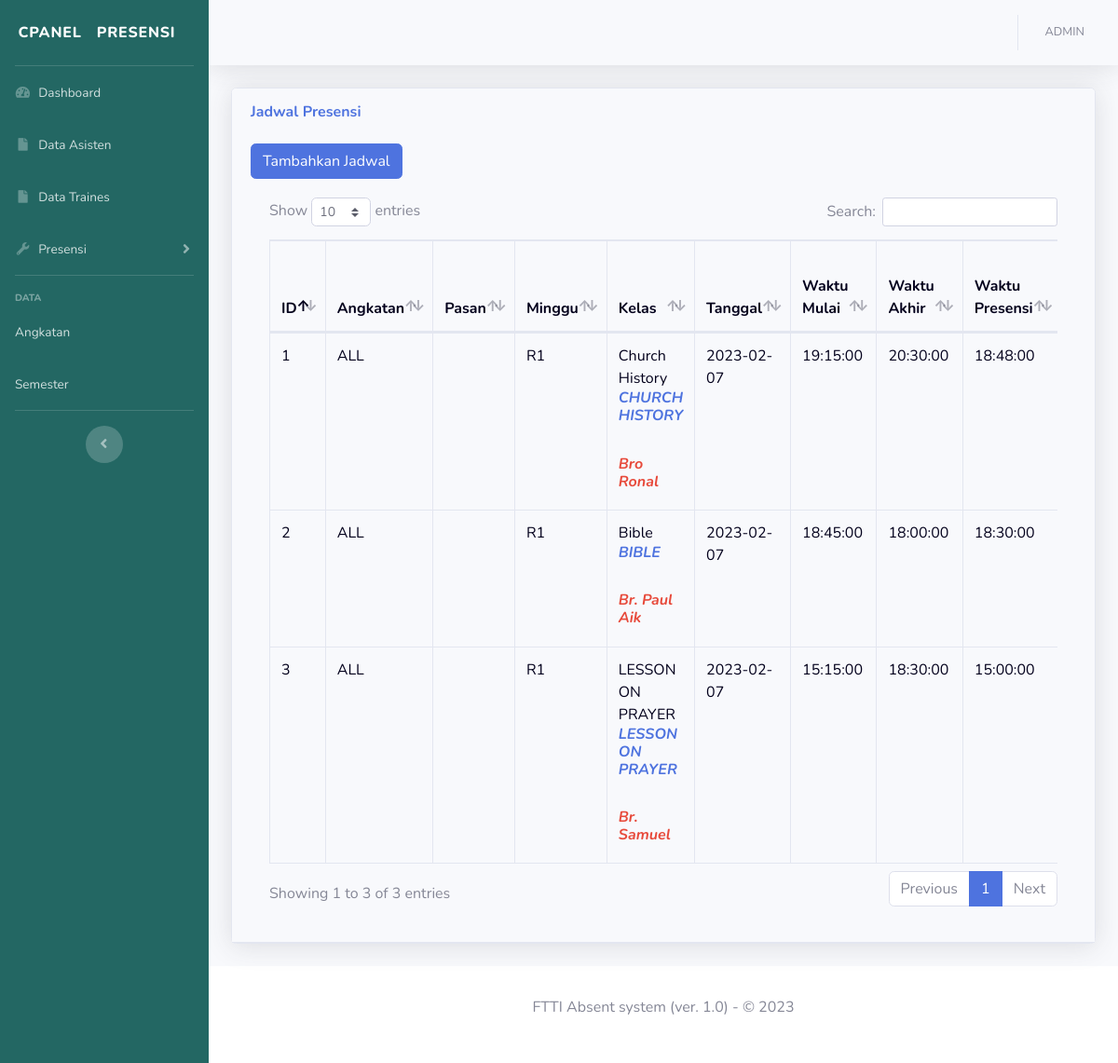
The page /Admin/jadwal.php (signed in) on the database its author committed.
### tables this page shows
CREATE TABLE `schedule` (
  `batch` varchar(10) NOT NULL,
  `week` varchar(12) NOT NULL,
  `id_activity` int(4) NOT NULL,
  `info` text DEFAULT NULL,
  `start_time` time NOT NULL,
  `end_time` time NOT NULL,
  `presensi_time` time NOT NULL,
  `status` enum('Aktif','Tidak Aktif') NOT NULL,
  `date` date NOT NULL,
  `participant` enum('ALL','IPS','IPA','') DEFAULT NULL,
  `timer` time NOT NULL,
  `id` int(11) UNSIGNED NOT NULL,
  `nada_alarm` text NOT NULL,
  `id_berita` int(11) NOT NULL,
  `id_trainer` int(3) NOT NULL
);

CREATE TABLE `activity` (
  `id_activity` int(4) NOT NULL DEFAULT 0,
  `items` char(40) NOT NULL
);

CREATE TABLE `tb_daftar_berita` (
  `id_berita` int(11) NOT NULL,
  `daftar_berita` text NOT NULL
);

CREATE TABLE `trainer` (
  `id_trainer` int(3) NOT NULL,
  `nama_trainer` text NOT NULL
);

### Admin/jadwal.php (the view, shortened to what this page needs)
<?php
include '../koneksi.php';
$hari_ini = date('Y-m-d');
$waktu_sekarang = date('H:i:s');
$data = mysqli_query($conn, "SELECT * FROM `schedule` where date > $hari_ini and end_time >'$waktu_sekarang' ORDER BY id DESC");
?>
<!DOCTYPE html>
<html lang="en">
<?php
include 'head.php';
?>
<body id="page-top">
    <div id="wrapper">
    <?php
    include 'sidebar.php';
    ?>
        <div id="content-wrapper" class="d-flex flex-column">
            <div id="content">
            <?php
            include 'navbar.php';
            ?>
                 <div class="container-fluid">
<div class="card shadow mb-4">
    <div class="card-header py-3">
        <h6 class="m-0 font-weight-bold text-primary">Jadwal Presensi</h6> <br>
       <button type="button" class="btn btn-primary" data-toggle="modal" data-target="#staticBackdrop">
        Tambahkan Jadwal
        </button>
    <div class="card-body">
        <div class="table-responsive">
            <table class="table table-bordered" id="dataTable" width="100%" cellspacing="0">
                <thead>
                    <tr>
                    <th data-field="id">ID</th>
                    <th>Angkatan</th>
                    <th>Pasan</th>
                    <th>Minggu</th>
                    <th>Kelas</th>
                    <th>Tanggal</th>
                    <th>Waktu Mulai</th>
                    <th>Waktu Akhir</th>
                    <th>Waktu Presensi</th>
                    </tr>
                </thead>
                <tbody>
                <?php
                  function activity($activity)
                  {
                      global $conn;
                      $sqly = mysqli_fetch_assoc(mysqli_query($conn, "SELECT * FROM activity WHERE id_activity='$activity'"));
                      return $sqly['items'];
                  }
                  function news($news)
                  {
                      global $conn;
                      $sqly2 = mysqli_fetch_assoc(mysqli_query($conn, "SELECT * FROM tb_daftar_berita WHERE id_berita='$news'"));
                      return $sqly2['daftar_berita'];
                  }
                  function trainer($trainer)
                  {
                      global $conn;
                      $sqly3 = mysqli_fetch_assoc(mysqli_query($conn, "SELECT * FROM trainer WHERE id_trainer='$trainer'"));
                      return $sqly3['nama_trainer'];
                  }
                $i = 1;
                foreach ($data as $row) :
                ?>
                    <tr>
                    <td><?= $i; ?></td>
                                                    <td><?= $row['batch'];  ?></td>
                                                    <td>
                                                    </td>
                                                    <td><?= $row['week'];  ?></td>
                                                    <td><?= activity($row['id_activity']);  ?><br>
                                                        <h6 class="font-weight-bold text-primary font-italic"><?= news($row['id_berita']);  ?></h6>
                                                        <br>
                                                        <h6 class="font-weight-bold text-danger font-italic"><?= trainer($row['id_trainer']);  ?></h6>
                                                    </td>
                                                    <td><?= $row['date'];  ?></td>
                                                    <td><?= $row['start_time'];  ?></td>
                                                    <td><?= $row['end_time'];  ?></td>
                                                    <td><?= $row['presensi_time'];  ?></td>
                    </tr>
                    <?php $i++; ?>
                     <?php endforeach; ?>
                </tbody>
            </table>
        </div>
    </div>
</div>
</div>
            </div>
            <?php
                include 'fotter.php';
                ?>
        </div>
    </div>
</body>
</html>

### Admin/head.php (shortened to what this page needs)
<head>
    <link href="../vendor/fontawesome-free/css/all.min.css" rel="stylesheet" type="text/css">
    <link href="../css/sb-admin-2.min.css" rel="stylesheet">
     <link href="../vendor/datatables/dataTables.bootstrap4.min.css" rel="stylesheet">
</head>

### Admin/sidebar.php (shortened to what this page needs)
<ul class="navbar-nav sidebar sidebar-dark accordion" id="accordionSidebar" style="background-color: #236763;">
    <a class="sidebar-brand d-flex align-items-center justify-content-center" href="index.php">
        <div class="sidebar-brand-icon">
            <div>Cpanel</div>
        </div>
        <div class="sidebar-brand-text mx-3">Presensi</div>
    </a>
    <hr class="sidebar-divider my-0">
    <li class="nav-item">
        <a class="nav-link" href="index.php">
            <i class="fas fa-fw fa-tachometer-alt"></i>
            <span>Dashboard</span></a>
    </li>
      <li class="nav-item">
        <a class="nav-link" href="asisten.php">
            <i class="fas fa-fw fa-file"></i>
            <span>Data Asisten</span></a>
    </li>
    <li class="nav-item">
      <a class="nav-link" href="traines.php">
          <i class="fas fa-fw fa-file"></i>
          <span>Data Traines</span></a>
  </li>
    <li class="nav-item">
        <a class="nav-link collapsed" href="#" data-toggle="collapse" data-target="#collapseUtilities"
            aria-expanded="true" aria-controls="collapseUtilities">
            <i class="fas fa-fw fa-wrench"></i>
            <span>Presensi</span>
        </a>
    </li>
    <hr class="sidebar-divider">
    <div class="sidebar-heading">
        Data
    </div>
    <li class="nav-item">
        <a class="nav-link" href="angkatan.php">
            <span>Angkatan</span></a>
    </li>
    <li class="nav-item">
        <a class="nav-link" href="semester.php">
            <span>Semester</span></a>
    </li>
    <hr class="sidebar-divider d-none d-md-block">
    <div class="text-center d-none d-md-inline">
        <button class="rounded-circle border-0" id="sidebarToggle"></button>
    </div>
</ul>

### Admin/navbar.php (shortened to what this page needs)
<nav class="navbar navbar-expand navbar-light topbar mb-4 static-top shadow">
    <ul class="navbar-nav ml-auto">
        <li class="nav-item dropdown no-arrow">
            <a class="nav-link dropdown-toggle" href="#" id="userDropdown" role="button"
                data-toggle="dropdown" aria-haspopup="true" aria-expanded="false">
                <span class="mr-2 d-none d-lg-inline text-gray-600 small">ADMIN</span>
            </a>
        </li>
    </ul>
</nav>

### Admin/fotter.php (shortened to what this page needs)
<footer class="sticky-footer bg-white">
<center><p>FTTI Absent system (ver. 1.0) - © 2023</p></center>
</footer>

### Admin/head.php (style rules this page uses)
table,th,tr { color: #03001C; }

### rows shown on the page
schedule: batch "ALL", week "R1", id_activity.items "Church History", id_berita.daftar_berita "CHURCH HISTORY", id_trainer.nama_trainer "Bro Ronal", date "2023-02-07", start_time "19:15:00", end_time "20:30:00", presensi_time "18:48:00"
schedule: batch "ALL", week "R1", id_activity.items "Bible", id_berita.daftar_berita "BIBLE", id_trainer.nama_trainer "Br. Paul Aik", date "2023-02-07", start_time "18:45:00", end_time "18:00:00", presensi_time "18:30:00"
schedule: batch "ALL", week "R1", id_activity.items "LESSON ON PRAYER", id_berita.daftar_berita "LESSON ON PRAYER", id_trainer.nama_trainer "Br. Samuel", date "2023-02-07", start_time "15:15:00", end_time "18:30:00", presensi_time "15:00:00"
